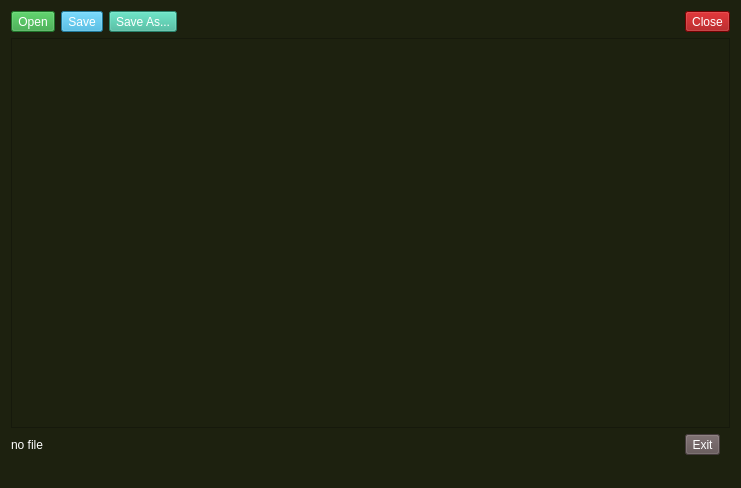
<?xml version="1.0" encoding="UTF-8"?>
<ui version="4.0">
 <class>MainWindow</class>
 <widget class="QMainWindow" name="MainWindow">
  <property name="geometry">
   <rect>
    <x>0</x>
    <y>0</y>
    <width>741</width>
    <height>488</height>
   </rect>
  </property>
  <property name="windowTitle">
   <string>Text Editor</string>
  </property>
  <property name="styleSheet">
   <string notr="true">background-color: rgb(29, 33, 15);</string>
  </property>
  <widget class="QWidget" name="centralWidget">
   <layout class="QGridLayout" name="gridLayout">
    <item row="0" column="0">
     <widget class="QToolButton" name="btnOpen">
      <property name="styleSheet">
       <string notr="true">background-color: rgb(44, 162, 58);
color: rgb(255, 255, 255);</string>
      </property>
      <property name="text">
       <string>Open</string>
      </property>
     </widget>
    </item>
    <item row="0" column="1">
     <widget class="QToolButton" name="btnSave_2">
      <property name="styleSheet">
       <string notr="true">background-color: rgb(45, 171, 217);
color: rgb(255, 255, 255);</string>
      </property>
      <property name="text">
       <string>Save</string>
      </property>
     </widget>
    </item>
    <item row="0" column="2">
     <widget class="QToolButton" name="btnSaveAs">
      <property name="styleSheet">
       <string notr="true">color: rgb(255, 255, 255);
background-color: rgb(56, 182, 151);</string>
      </property>
      <property name="text">
       <string>Save As...</string>
      </property>
     </widget>
    </item>
    <item row="0" column="3">
     <spacer name="horizontalSpacer">
      <property name="orientation">
       <enum>Qt::Horizontal</enum>
      </property>
      <property name="sizeHint" stdset="0">
       <size>
        <width>516</width>
        <height>20</height>
       </size>
      </property>
     </spacer>
    </item>
    <item row="0" column="4">
     <widget class="QToolButton" name="btnClose">
      <property name="styleSheet">
       <string notr="true">background-color: rgb(159, 0, 2);
color: rgb(255, 255, 255);</string>
      </property>
      <property name="text">
       <string>Close</string>
      </property>
     </widget>
    </item>
    <item row="1" column="0" colspan="5">
     <widget class="QTextEdit" name="fileView">
      <property name="styleSheet">
       <string notr="true">color: rgb(150, 208, 191);
font: 16pt &quot;Consolas&quot;;</string>
      </property>
     </widget>
    </item>
    <item row="2" column="0">
     <widget class="QLabel" name="numProc">
      <property name="styleSheet">
       <string notr="true">color: rgb(255, 255, 255);</string>
      </property>
      <property name="text">
       <string>no file</string>
      </property>
     </widget>
    </item>
    <item row="2" column="4">
     <widget class="QToolButton" name="btnExit">
      <property name="styleSheet">
       <string notr="true">background-color: rgb(95, 81, 82);
color: rgb(255, 255, 255);</string>
      </property>
      <property name="text">
       <string>Exit</string>
      </property>
     </widget>
    </item>
   </layout>
  </widget>
  <widget class="QStatusBar" name="statusBar"/>
 </widget>
 <layoutdefault spacing="6" margin="11"/>
 <resources/>
 <connections/>
</ui>
